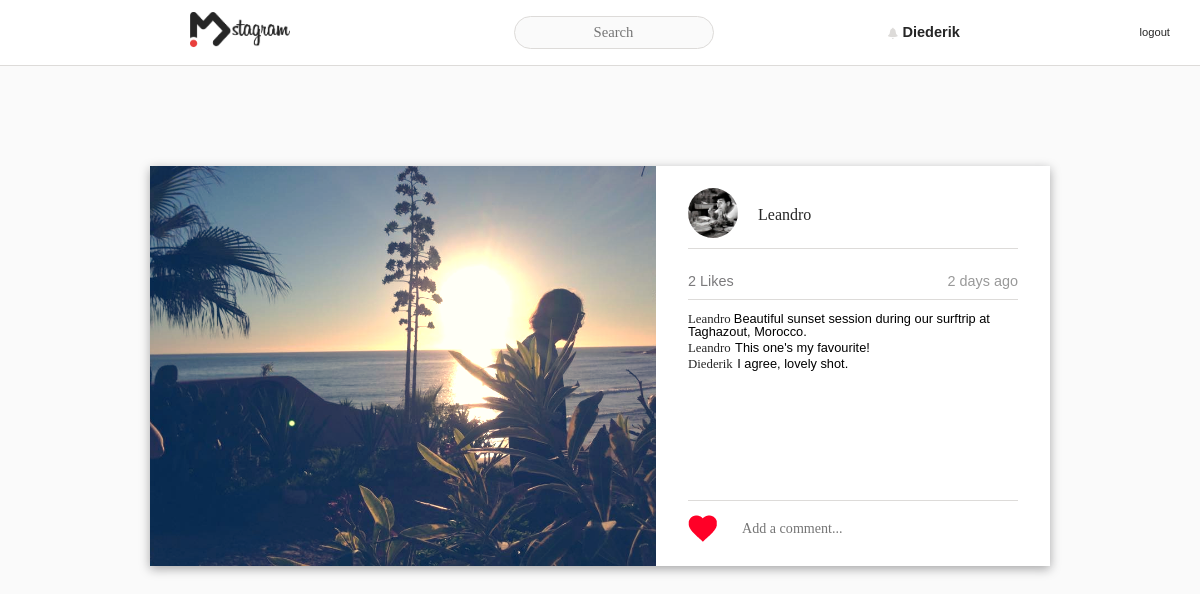
The page /postDetail.php?imageID=25 (signed in) on the database its author committed.
### tables this page shows
CREATE TABLE `posts` (
  `imageID` int(11) NOT NULL AUTO_INCREMENT,
  `fileLocation` varchar(300) NOT NULL DEFAULT '',
  `description` varchar(300) NOT NULL DEFAULT '',
  `filter` varchar(45) DEFAULT NULL,
  `imageUserID` int(11) DEFAULT NULL,
  `timestamp` timestamp NULL DEFAULT CURRENT_TIMESTAMP ON UPDATE CURRENT_TIMESTAMP,
  `location` varchar(255) DEFAULT NULL,
  PRIMARY KEY (`imageID`)
);

CREATE TABLE `users` (
  `userID` int(11) NOT NULL AUTO_INCREMENT,
  `email` varchar(255) NOT NULL,
  `fullname` varchar(255) NOT NULL,
  `username` varchar(255) NOT NULL,
  `password` varchar(255) NOT NULL,
  `private` varchar(45) NOT NULL DEFAULT 'no',
  `bio` varchar(150) DEFAULT '',
  `avatar` varchar(255) DEFAULT NULL,
  PRIMARY KEY (`userID`)
);

CREATE TABLE `comments` (
  `commentID` int(11) NOT NULL AUTO_INCREMENT,
  `commentUserID` int(11) NOT NULL,
  `commentImageID` int(11) NOT NULL,
  `commentTimestamp` timestamp NOT NULL DEFAULT CURRENT_TIMESTAMP ON UPDATE CURRENT_TIMESTAMP,
  `commentText` mediumtext NOT NULL,
  PRIMARY KEY (`commentID`),
  KEY `imageID_idx` (`commentImageID`),
  KEY `userID_idx` (`commentUserID`),
  CONSTRAINT `commentUserID` FOREIGN KEY (`commentUserID`) REFERENCES `users` (`userID`),
  CONSTRAINT `imageID` FOREIGN KEY (`commentImageID`) REFERENCES `posts` (`imageID`) ON DELETE NO ACTION ON UPDATE NO ACTION
);

### classes/postDetail.class.php (called while the page is built, shortened)
<?php
include_once ("includes/database.inc.php");
class postDetail{
    public function getImage($p_sProperty){
        global $conn;
        $this->m_iImageID = $p_sProperty;
        $statement = $conn->prepare("
                                    SELECT *
                                    FROM posts
                                    WHERE imageID = :imageID");
        $statement->bindValue(':imageID', $this->m_iImageID );
        $statement->execute();
        if($statement->rowCount() == 1){
            $result = $statement->fetch(PDO::FETCH_ASSOC);
            return $result;
        }
    }
    public function getAvatar($p_sProperty){
        global $conn;
        $this->m_iImageID = $p_sProperty;
        $getUserID = $conn->prepare("
                                    SELECT imageUserID
                                    FROM posts
                                    WHERE imageID = :imageID");
        $getUserID->bindValue(':imageID', $this->m_iImageID );
        $getUserID->execute();
        $userID = $getUserID->fetch(PDO::FETCH_ASSOC);
        $avatarLocation = $conn->prepare("
                                 SELECT avatar
                                 FROM users
                                 WHERE userID = :userID");
        $avatarLocation->bindValue(':userID', $userID['imageUserID']);
        $avatarLocation->execute();
        $result = $avatarLocation->fetch(PDO::FETCH_ASSOC);
        return $result;
    }
    public function getUsername($p_sProperty){
        global $conn;
        $this->m_iImageID = $p_sProperty;
        $getUserID = $conn->prepare("
                                    SELECT imageUserID
                                    FROM posts
                                    WHERE imageID = :imageID");
        $getUserID->bindValue(':imageID', $this->m_iImageID );
        $getUserID->execute();
        $userID = $getUserID->fetch(PDO::FETCH_ASSOC);
        $username = $conn->prepare("SELECT username
                                    FROM users
                                    WHERE userID = :userID");
        $username->bindValue(':userID', $userID['imageUserID']);
        $username->execute();
        $result = $username->fetch(PDO::FETCH_ASSOC);
        return $result;
    }
    public function getPostHour($p_sProperty){
        global $conn;
        $this->m_iImageID = $p_sProperty;
        $postTime = $conn->prepare("SELECT timestamp
                                   FROM posts
                                   WHERE imageID = :imageID");
        $postTime->bindValue(':imageID', $this->m_iImageID);
        $postTime->execute();
        $postTime = $postTime->fetch(PDO::FETCH_ASSOC);
        $currentTime = strtotime(date('Y-m-d H:i:s'));
        $postedTime = strtotime($postTime['timestamp']);
        $difference = $currentTime - $postedTime;
        $days = $difference/60/60/24;
        $hour = $difference/(60*60);
        $minutes = (abs($difference)/60);
        if(number_format($minutes, 0) < 1)
        {
            $result = "A moment ago";
        }
        elseif(number_format($hour, 0) < 1)
        {
            $result = number_format($minutes, 0). " minutes ago" ;
        }
        elseif(number_format($hour, 0) < 24)
        {
            $result = number_format($hour, 0)."h";
        }
        else
        {
            $result = number_format($days, 0)." days ago";
        }
        return $result;
    }
    public function getLikes($p_sProperty){
        global $conn;
        $this->m_iImageID = $p_sProperty;
        $likeCount = $conn->prepare("SELECT likeImageID
                                     FROM likes
                                     WHERE likeImageID = :likeImageID");
        $likeCount->bindValue(":likeImageID", $this->m_iImageID);
        $likeCount->execute();
        $result = $likeCount->rowCount();
        return $result;
    }
    public function likeCheck($p_sProperty){
        global $conn;
        $this->m_iImageID = $p_sProperty;
        $likeSenderID = $_SESSION['userID'];
        $likeCheck = $conn->prepare("SELECT *
                                     FROM likes
                                     WHERE likeImageID = $this->m_iImageID AND likeSenderID = $likeSenderID");
        $likeCheck->execute();
        if($likeCheck->rowCount() == 1)
        {
            return true;
        }
    }
    public function getUserID($p_sProperty){
        global $conn;
        $this->m_iImageID = $p_sProperty;
        $getUserID = $conn->prepare("
                                    SELECT imageUserID
                                    FROM posts
                                    WHERE imageID = :imageID");
        $getUserID->bindValue(':imageID', $this->m_iImageID );
        $getUserID->execute();
        $userID = $getUserID->fetch(PDO::FETCH_ASSOC);
        $result = $userID;
        return $result;
    }
    public function getDescription ($p_sProperty){
        global $conn;
        $this->m_iImageID = $p_sProperty;
        $getDescription = $conn->prepare("SELECT description
                                          FROM posts
                                          WHERE imageID = :imageID");
        $getDescription->bindValue(':imageID', $this->m_iImageID );
        $getDescription->execute();
        $description = $getDescription->fetch(PDO::FETCH_ASSOC);
        return $description;
    }
    public function getComments($p_sProperty){
        global $conn;
        $this->m_iImageID = $p_sProperty;
        $getComments = $conn->prepare("SELECT * from comments where commentImageID = :imageID");
        $getComments->bindValue(':imageID', $this->m_iImageID);
        $getComments->execute();
        $comments = $getComments->fetchAll();
        return $comments;
    }
}

### classes/users.class.php (called while the page is built, shortened)
<?php
class Users{
    private $m_sUsername;
    private $m_iUserID;
    public function __set($p_sProperty, $p_vValue)
    {
        switch($p_sProperty){
            case "UserID":
                $this->m_iUserID = $p_vValue;
                break;
        }
    }
    public function __get($p_sProperty)
    {
        switch($p_sProperty){
            case "Username":
                return $this->m_sUsername;
                break;
            case "UserID":
                return $this->m_iUserID;
                break;
        }
    }
    public function getProfile($p_sProperty)
    {
        $this->m_iUserID = $p_sProperty;
        $conn = new PDO('mysql:host=localhost; dbname=imdstagram', 'root', 'root');
        $getProfile = $conn->prepare("select * from users where userID = :userID");
        $getProfile->bindValue(':userID', $this->UserID);
        $getProfile->execute();
        $profileInfo = $getProfile->fetch(PDO::FETCH_ASSOC);
        $this->UserID = $profileInfo['userID'];
        $this->m_sUsername = $profileInfo['username'];
    }
}

### postDetail.php (the view, shortened to what this page needs)
<?php
    include_once ("includes/nav.inc.php");
    include_once ("classes/postDetail.class.php");
    include_once ("classes/users.class.php");
    if(isset($_GET['imageID'])){
        $post = new postDetail();
        $image = $post->getImage($_GET['imageID']);
        $avatar = $post->getAvatar($_GET['imageID']);
        $username = $post->getUsername($_GET['imageID']);
        $postTime = $post->getPostHour($_GET['imageID']);
        $likeCount = $post->getLikes($_GET['imageID']);
        $userID = $post->getUserID($_GET['imageID']);
        $description = $post->getDescription($_GET['imageID']);
        $comments = $post->getComments($_GET['imageID']);
        $likeCheck = $post->likeCheck($_GET['imageID']);
        if($likeCheck)
        {
            $source = "images/heart_filled.png";
            $class = "btnUnlike";
        }
        else
        {
            $source = "images/heart_blank.png";
            $class = "btnLike";
        }
    }
    $i = "";
?><!doctype html>
<html lang="en">
<head>
    <link rel="stylesheet" href="css/reset.css">
    <link rel="stylesheet" href="css/style.css">
    <link rel="stylesheet" href="css/cssgram.min.css">
</head>
<body>
    <div class="postDetail">
        <div class="innerLeft">
            <figure class="<?php echo $image['filter']; ?>">
                <img src="<?php echo $image['fileLocation']; ?>" alt="">
            </figure>
        </div>
        <div class="innerRight">
            <div class="innerRightContainer">
                <div class="innerRightHeader">
                    <a href="profile.php?userID=<?php echo $userID['imageUserID']; ?>"><img class="avatarPostDetail" src="<?php echo $avatar['avatar']; ?>" alt=""></a>
                    <a href="profile.php?userID=<?php echo $userID['imageUserID']; ?>"><p class="name<?php echo $i ?> namePostDetail"><?php echo $username['username']; ?></p></a>
                </div>
                <div class="innerRightSecondHeader">
                    <p class="likes"><?php
                                       if($likeCount == 0) {
                                           echo "No likes yet";
                                       }
                                       elseif($likeCount == 1)
                                       {
                                           echo $likeCount." Like";
                                       }
                                       else
                                       {
                                           echo $likeCount." Likes";
                                       }
                                     ?>
                    </p>
                    <p class="timestamp"><?php echo $postTime ?></p>
                </div>
                <div class="commentFeed">
                    <ul class="commentsList">
                        <li><a href="profile.php?userID=<?php echo $comment['commentUserID']; ?>">
                                <?php echo $username['username']; ?>
                            </a>
                            <span class="comment-text"><?php echo $description['description']; ?></span>
                        </li>
                        <?php foreach( $comments as $comment): ?>
                            <li>
                                <a href="profile.php?userID=<?php echo $comment['commentUserID']; ?>">
                                    <?php
                                    $user = new Users();
                                    $user->getProfile($comment['commentUserID']);
                                    $username = $user->Username;
                                    echo $username;
                                    ?></a>
                                <span class="comment-text"><?php echo htmlspecialchars($comment['commentText']); ?></span>
                            </li>
                        <?php endforeach; ?>
                    </ul>
                </div>
                <div class="innerRightFooter">
                    <form id="commentForm" class="innerRightFooterForm" action="" method="post">
                        <img id="heart" class="likeHeart <?php echo $class ?>" src="<?php echo $source ?>" alt="like"
                        value="<?php echo $_GET['imageID']; ?>">
                        <input class="commentField commentField<?php echo $i ?>" type="text" name="commentField" placeholder="Add a comment...">
                    </form>
                </div>
            </div>
        </div>
    </div>
</body>
</html>

### css/style.css (style rules this page uses)
body { font-family: Montserrat, sans-serif; background-color: #FAFAFA; color: #4E606A; margin-bottom: 30px; }
body a { text-decoration: none; color: #30618B; }
#floatingBtn a:active,a:link,a:visited { text-decoration: none; }
p { margin-top : 15px; font-size: .8em; }
figure { margin: 0; }
.postDetail { background-color: grey; width: 900px; height: 400px; margin: 100px auto 0 auto; display: flex; box-shadow: 0px 3px 10px #a5a5a6; }
.innerLeft { width: 600px; height: 400px; }
.innerLeft img { object-fit: cover; width: 100%; height: 100%; background-color: gold; }
.innerRight { width: 400px; height: 400px; background-color: white; }
.innerRightContainer { padding: 2em; }
.innerRightHeader { height: 50px; border-bottom: 1px solid #dddbd9; }
.innerRightSecondHeader { height: 50px; border-bottom: 1px solid #dddbd9; }
.innerRight .commentFeed { height: 200px; border-bottom: 1px solid #dddbd9; }
.commentFeed ul { padding: 10px 10px 10px 0; }
.commentFeed ul li a { font-family: 'instaBold', 'sans-serif'; font-size: .8em; margin: 0 0 5px 0; color: #262626; }
.commentFeed ul li span { font-family: 'instaRegular', sans-serif; color: #30618B; font-size: .8em; color: black; }
.avatarPostDetail { object-fit: cover; height: 50px; width: 50px; border-radius: 50%; float: left; display: inline-block; margin: -10px 0 0 0; }
.name { font-family: 'instaBold', 'sans-serif'; font-size: 1em; display: inline-block; margin: 5px 0 0 5px; color: #262626; }
.namePostDetail { font-family: 'instaBold', 'sans-serif'; font-size: 1em; display: inline-block; margin: 9px 0 0 20px; color: #262626; }
.innerRightSecondHeader { display: flex; flex-direction: row; justify-content: space-between; align-items: center; }
.likes { font-size: .9em; color: #7B7A7C; }
.timestamp { font-size: .9em; color: #999999; }
.commentFeed { overflow-y: scroll; }
.innerRightFooterForm { display: flex; flex-direction: row; align-items: center; }
#heart { margin: 10px 0 0 0; }
.commentField { width: 300px; margin: 10px 0 0 0; font-size: .8em; padding: 10px 0 10px 10px; border: none; color: #7B7A7C; }
span { font-family: 'instaBold', 'sans-serif'; }

### rows shown on the page
posts: fileLocation (picture), imageUserID.avatar (picture), imageUserID.username "Leandro", timestamp "2 days ago", description "Beautiful sunset session during our surftrip at Taghazout, Morocco."
comments: commentUserID.username "Leandro", commentText "This one's my favourite!"
comments: commentUserID.username "Diederik", commentText "I agree, lovely shot."

### other values the page prints
$_SESSION['user'] "Diederik"
$likeCount "2"
